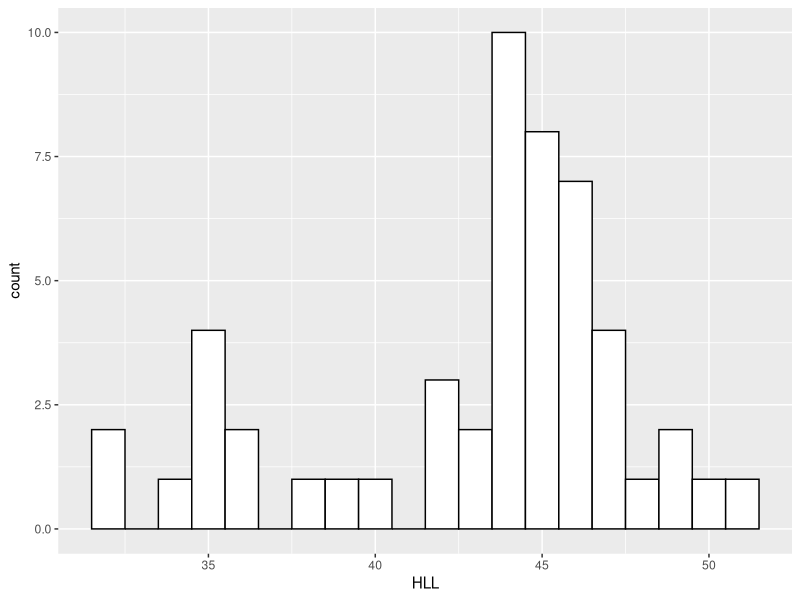
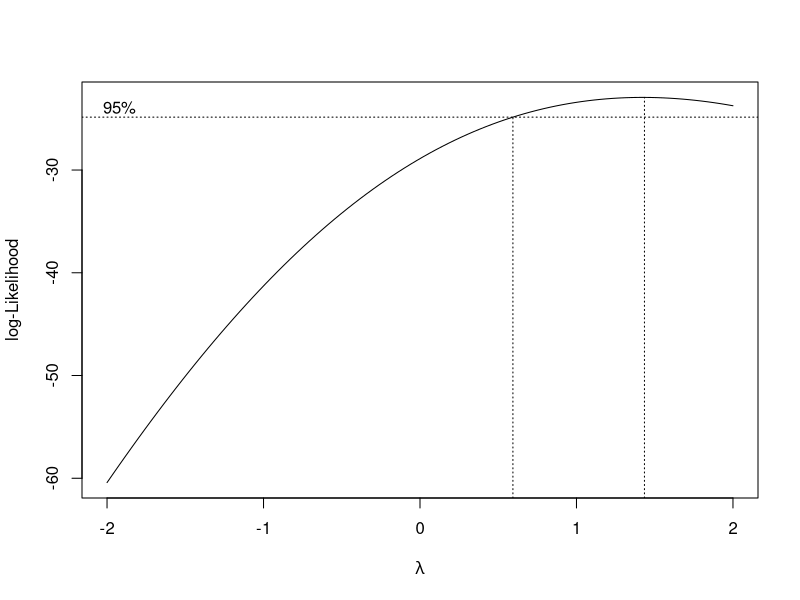
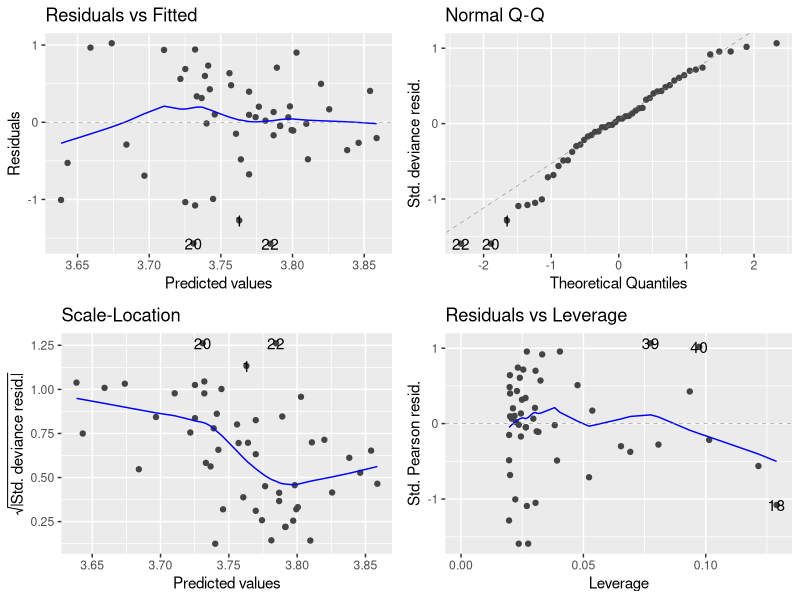
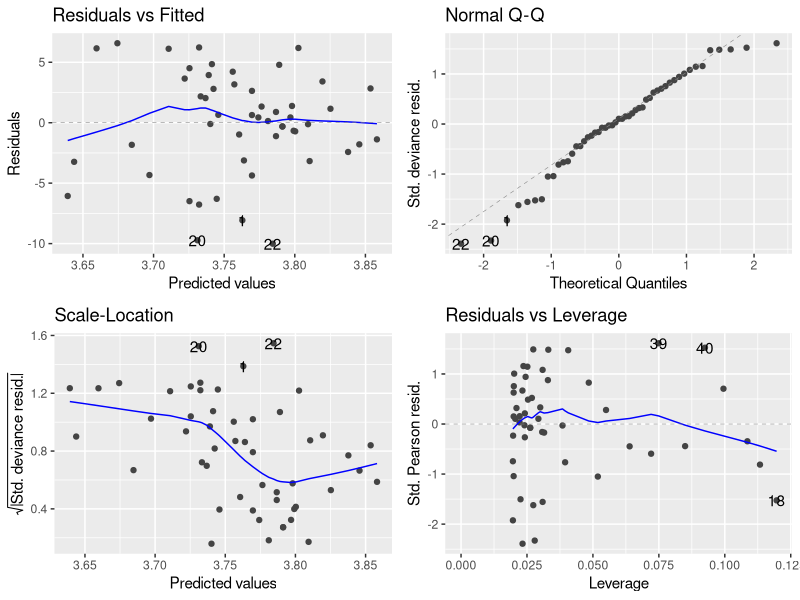
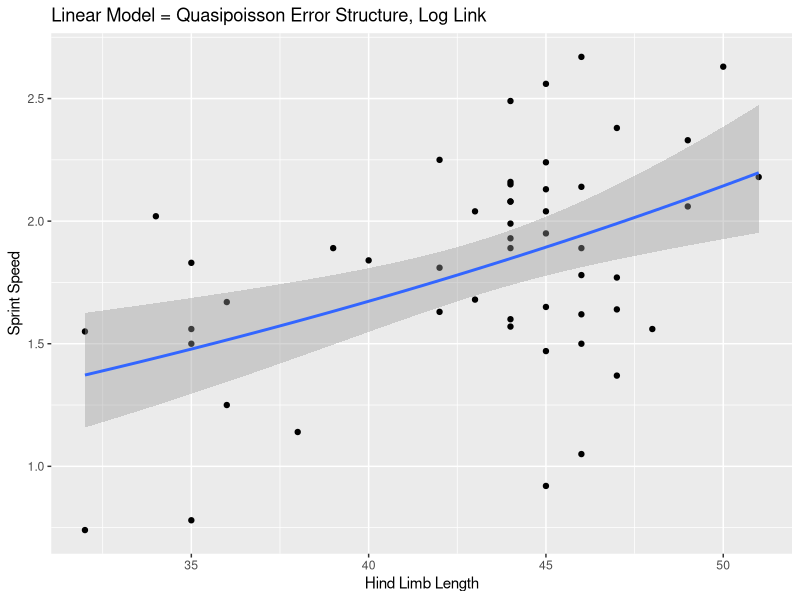
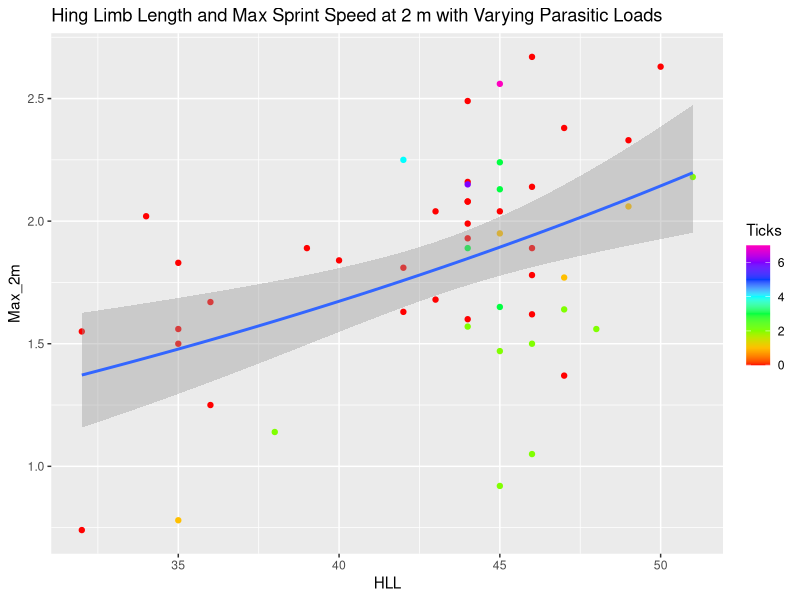
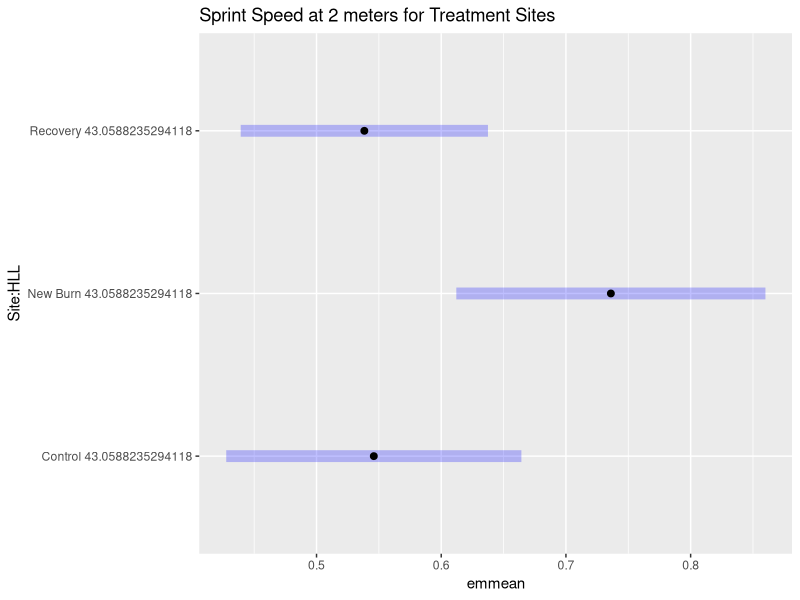

These charts were generated, in order, by the following R code:
## ---- chunk 1
library(ggplot2)
library(dplyr)
library(arm)
library(MASS)
library(ggfortify)
library(readr)
library(emmeans)

lizard <- read_csv("lizard_sprint_tick.csv")
## ---- chunk 2
ggplot(lizard, aes(x=HLL)) + geom_histogram(binwidth=1, colour="black", fill="white")

boxcox(glm(Max_2m ~ HLL, data = lizard))
## ---- chunk 3
lizardpois <- glm(HLL ~ Max_2m, data = lizard, family = poisson(link = log))
autoplot(lizardpois)
summary(lizardpois)
coef(lizardpois)
## ---- chunk 4
lizardgaus <- glm(HLL ~ Max_2m, data = lizard, family = gaussian(link = log))
autoplot(lizardgaus)
summary(lizardgaus)
coef(lizardgaus)
## ---- chunk 5
lizardqpois <- glm(HLL ~ Max_2m, quasipoisson, data= lizard)
summary(lizardqpois)
coef(lizardqpois) 
confint(lizardqpois)
## ---- chunk 6
ggplot(lizard, aes(x = HLL , y = Max_2m)) +
geom_point() +
geom_smooth(method="glm", method.args=list(family="quasipoisson"(link="log"))) +
xlab("Hind Limb Length") + ylab("Sprint Speed") +
  ggtitle("Linear Model = Quasipoisson Error Structure, Log Link")
## ---- chunk 7
ggplot(lizard, aes(x=HLL, y=Max_2m, colour = Ticks))+
  #scale_color_gradient()+
  geom_point()+
  scale_colour_gradientn(colours=rainbow(8))+
  geom_smooth(method="glm",method.args=list(family="quasipoisson"(link="log")))+
  ggtitle("Hing Limb Length and Max Sprint Speed at 2 m with Varying Parasitic Loads")
## ---- chunk 8
ticksglm <- (glm(Max_2m ~ HLL + Ticks + HLL:Ticks, family = quasipoisson(link = log), data= lizard))
summary(ticksglm)
coef(ticksglm)
## ---- chunk 9
siteglm <- (glm(Max_2m ~ HLL * Ticks + Site, family = quasipoisson(link = log), data= lizard))
emsite <- emmeans(siteglm, ~Site:HLL)
pairs(emsite)

plot(emsite)+  
  ggtitle("Sprint Speed at 2 meters for Treatment Sites")
